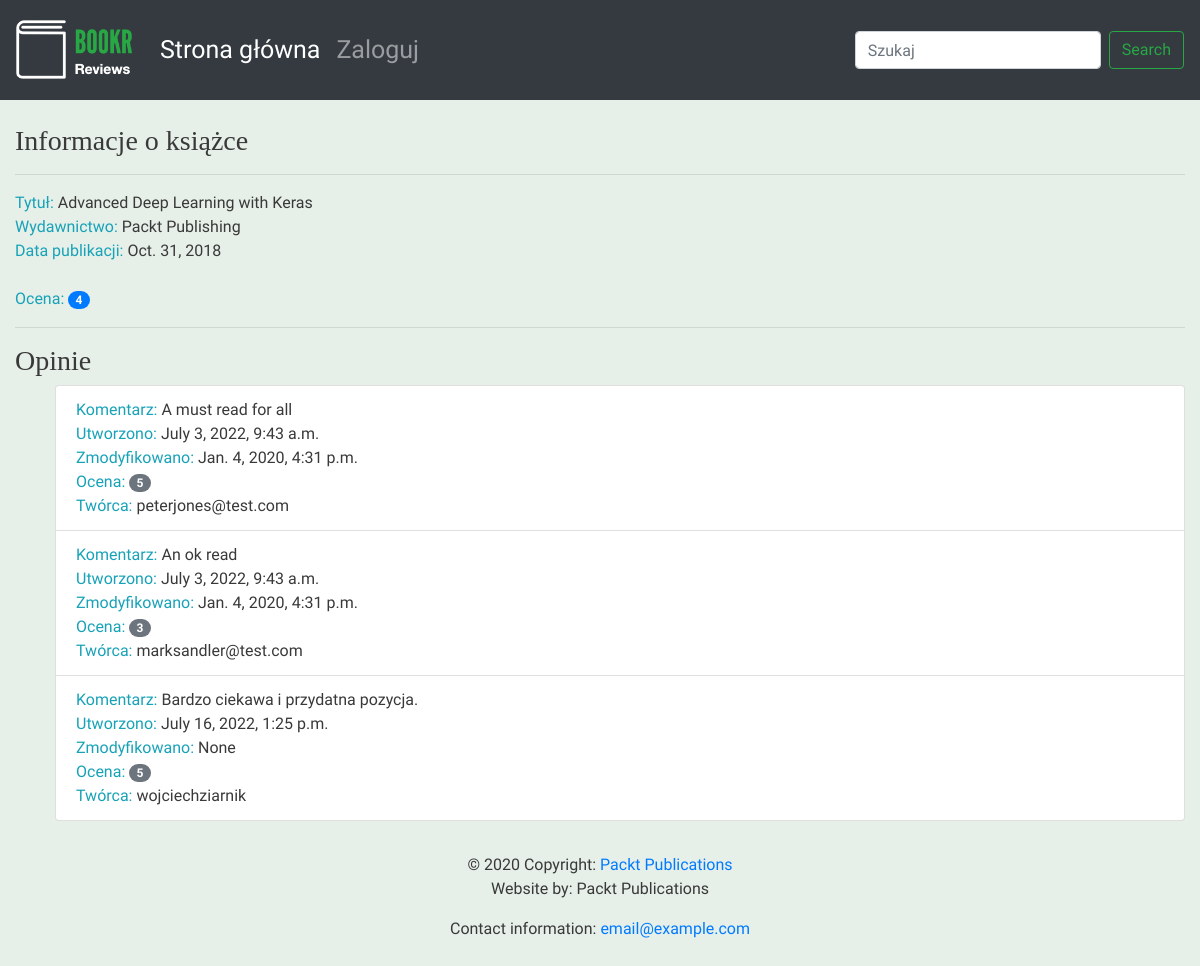
Page /books/1/ on the committed database.
### reviews/models.py (models this page shows, shortened)
class Book(models.Model):
    title = models.CharField(max_length=70, help_text="Tytuł książki.")
    publication_date = models.DateField(verbose_name="Data publikacji książki.")
    isbn = models.CharField(max_length=20, verbose_name="Numer ISBN książki.")
    publisher = models.ForeignKey(Publisher, on_delete=models.CASCADE)
    contributors = models.ManyToManyField('Contributor', through="BookContributor")
    cover = models.ImageField(upload_to='book_covers/', null=True, blank=True)
    sample = models.FileField(upload_to='book_samples/', null=True, blank=True)

class Publisher(models.Model):
    name = models.CharField(max_length=50, help_text="Nazwa wydawnictwa.")
    website = models.URLField(help_text="Witryna wydawnictwa.")
    email = models.EmailField(help_text="Adres e-mail wydawnictwa.")
    def __str__(self):
        return self.name

class Review(models.Model):
    content = models.TextField(help_text="Tekst recenzji.")
    rating = models.IntegerField(help_text="Ocena użytkownika.")
    date_created = models.DateTimeField(auto_now_add=True, help_text="Data i czas utworzenia recenzji.")
    date_edited = models.DateTimeField(null=True, help_text="Data i czas ostatniej edycji recenzji.")
    creator = models.ForeignKey(get_user_model(), on_delete=models.CASCADE)
    book = models.ForeignKey(Book, on_delete=models.CASCADE, help_text="Recenzowana książka.")

### reviews/views.py (the view, shortened to what this page needs)
# urls.py: path('books/<int:pk>/', book_detail, name="book_detail"),
def book_detail(request, pk):
    book = get_object_or_404(Book, pk=pk)
    reviews = book.review_set.all()
    if reviews:
        book_rating = average_rating([review.rating for review in reviews])
        context = {
            "book": book,
            "book_rating": book_rating,
            "reviews": reviews
        }
    else:
        context = {
            "book": book,
            "book_rating": None,
            "reviews": None
        }
    return render(request, "reviews/book_detail.html", context)

### reviews/utils.py (called while the page is built)
def average_rating(rating_list):
    if not rating_list:
        return 0
    return round(sum(rating_list)/len(rating_list))

### reviews/templates/reviews/book_detail.html (shortened to what this page needs)
{% extends 'reviews/reviews_base.html' %}
{% block content %}
      <br>
      <h3>Informacje o książce</h3>
      <hr>
      <span class="text-info">Tytuł: </span> <span>{{ book.title }}</span>
      <br>
      <span class="text-info">Wydawnictwo: </span><span>{{ book.publisher }}</span>
      <br>
      <span class="text-info">Data publikacji: </span><span>{{ book.publication_date }}</span>
      <br>
      <br>
      {% if not reviews %}
            <hr>
            {% if user.is_authenticated %}
                  <h3>Oceń książkę i napisz pierwszą recenzję.</h3>
            {% endif %}
      {% else %}
            <span class="text-info">Ocena: </span><span class="badge badge-primary badge-pill">{{ book_rating }}</span>
            <br>
            <hr>
            <h3>Opinie</h3>
            <ul>
            {% for review in reviews %}
                  <li class="list-group-item">
                        <span class="text-info">Komentarz: </span> <span>{{ review.content }}</span>
                        <br>
                        <span class="text-info">Utworzono: </span><span>{{ review.date_created }}</span>
                        <br>
                        <span class="text-info">Zmodyfikowano: </span><span>{{ review.date_edited }}</span>
                        <br>
                        <span class="text-info">Ocena: </span><span class="badge badge-secondary badge-pill">{{ review.rating }}</span>
                        <br>
                        <span class="text-info">Twórca: </span><span>{{ review.creator.username }}</span>
                        <br>
                  </li>
            {% endfor %}
            </ul>
      {% endif %}
{% endblock %}

### reviews/templates/reviews/reviews_base.html
{% extends 'base.html' %}
{% load static %}
{% block brand %}<img src="{% static 'reviews/logo.png' %}">{% endblock %}

### templates/base.html (shortened to what this page needs)
<!doctype html>
{% load static %}
<html lang="en">
  <head>
    <link rel="stylesheet" href="https://stackpath.bootstrapcdn.com/bootstrap/4.4.1/css/bootstrap.min.css">
    <link rel="stylesheet" href="https://cdnjs.cloudflare.com/ajax/libs/font-awesome/4.7.0/css/font-awesome.min.css">
    <link rel="stylesheet" href="{% static 'main.css' %}">
  </head>
  <body>
        <nav class="navbar navbar-expand-sm navbar-dark bg-dark sticky-top">
          <a class="navbar-brand" href="/">{% block brand %}<img src="{% static 'logo.png' %}">{% endblock %}</a>
          <div class="collapse navbar-collapse" id="navbarSupportedContent">
            <ul class="navbar-nav mr-auto">
              <li class="nav-item active">
                <a class="nav-link" href="/books/">Strona główna <span class="sr-only">(current)</span></a>
              </li>
              {% if user.is_authenticated %}
              <li class="nav-item">
                <a class="nav-link" href="{% url 'accounts:logout' %}">Wyloguj</a>
              </li>
              {% else %}
              <li class="nav-item">
                <a class="nav-link" href="{% url 'accounts:login' %}">Zaloguj</a>
              </li>
              {% endif %}
            </ul>
            <form action="{% url 'book_search' %}" class="form-inline my-2 my-lg-0">
             <input class="form-control mr-sm-2" type="search" placeholder="Szukaj" aria-label="Search" name="search" value="{{ search_text }}" minlength="3">
              <button class="btn btn-outline-success my-2 my-sm-0" type="submit">Search</button>
            </form>
          </div>
        </nav>
        <div class="container-fluid">
          {% block content %}{% endblock %}
        </div>
  <footer class="page-footer font-small blue">
    <div class="footer-copyright text-center py-3">© 2020 Copyright:
      <a href="https://www.packtpub.com"> Packt Publications</a>
      <p>Website by: Packt Publications</p>
      <p>Contact information: <a href="mailto:email@example.com">email@example.com</a></p>
    </div>
  </footer>
  </body>
</html>

### static/main.css (style rules this page uses)
.navbar { min-height: 100px; font-size: 25px; }
.navbar-brand { font-size: 25px; }
.navbar-brand > img { height: 60px; }
body { font-family: 'Source Sans Pro', sans-serif; background-color: #e6efe8; color: #393939; }
h1, h2, h3, h4, h5, h6 { font-family: 'Libre Baskerville', serif; }

### rows in the picture
Book: title "Advanced Deep Learning with Keras", publisher "Packt Publishing", publication_date "Oct. 31, 2018"
Review: content "A must read for all", date_created "July 3, 2022, 9:43 a.m.", date_edited "Jan. 4, 2020, 4:31 p.m.", rating "5", creator.username "peterjones@test.com"
Review: content "An ok read", date_created "July 3, 2022, 9:43 a.m.", date_edited "Jan. 4, 2020, 4:31 p.m.", rating "3", creator.username "marksandler@test.com"
Review: content "Bardzo ciekawa i przydatna pozycja.", date_created "July 16, 2022, 1:25 p.m.", date_edited "None", rating "5", creator.username "wojciechziarnik"

### other values in the picture
{{ book_rating }} "4"
